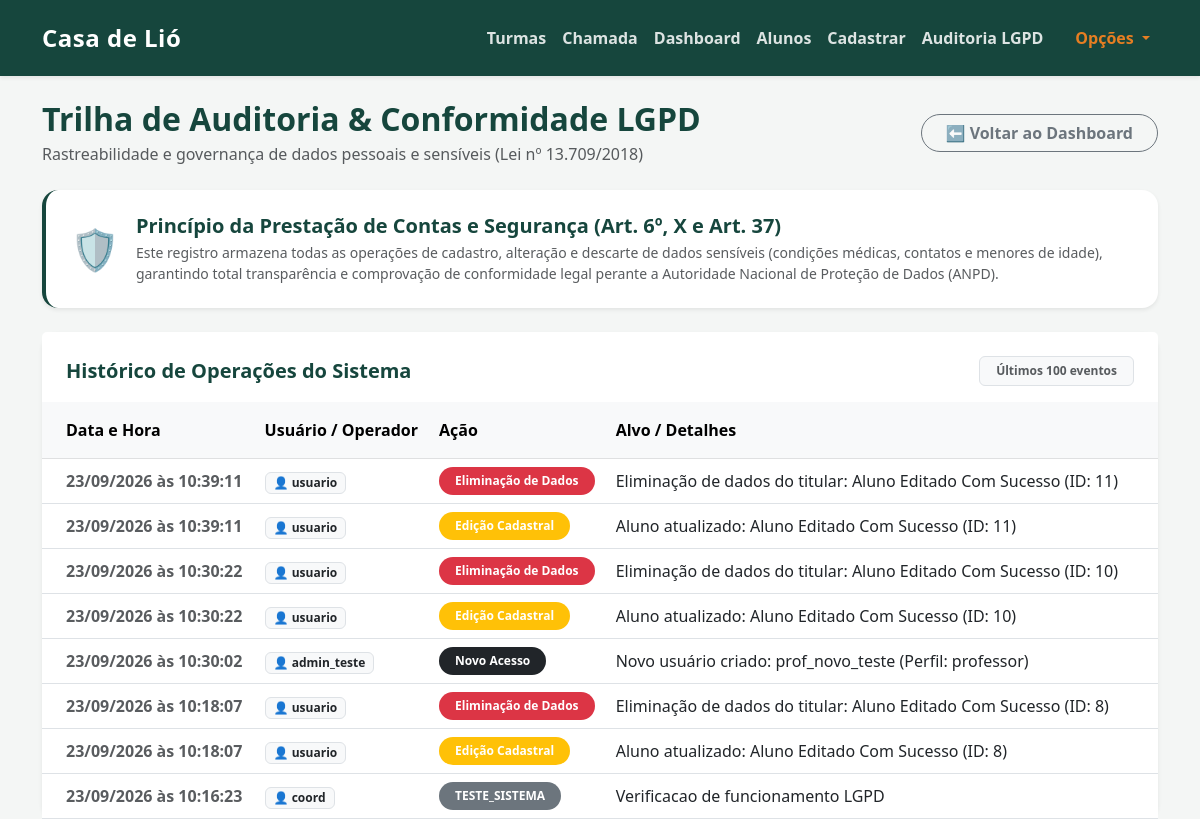
Page /auditoria (signed in) on the earlier database version.
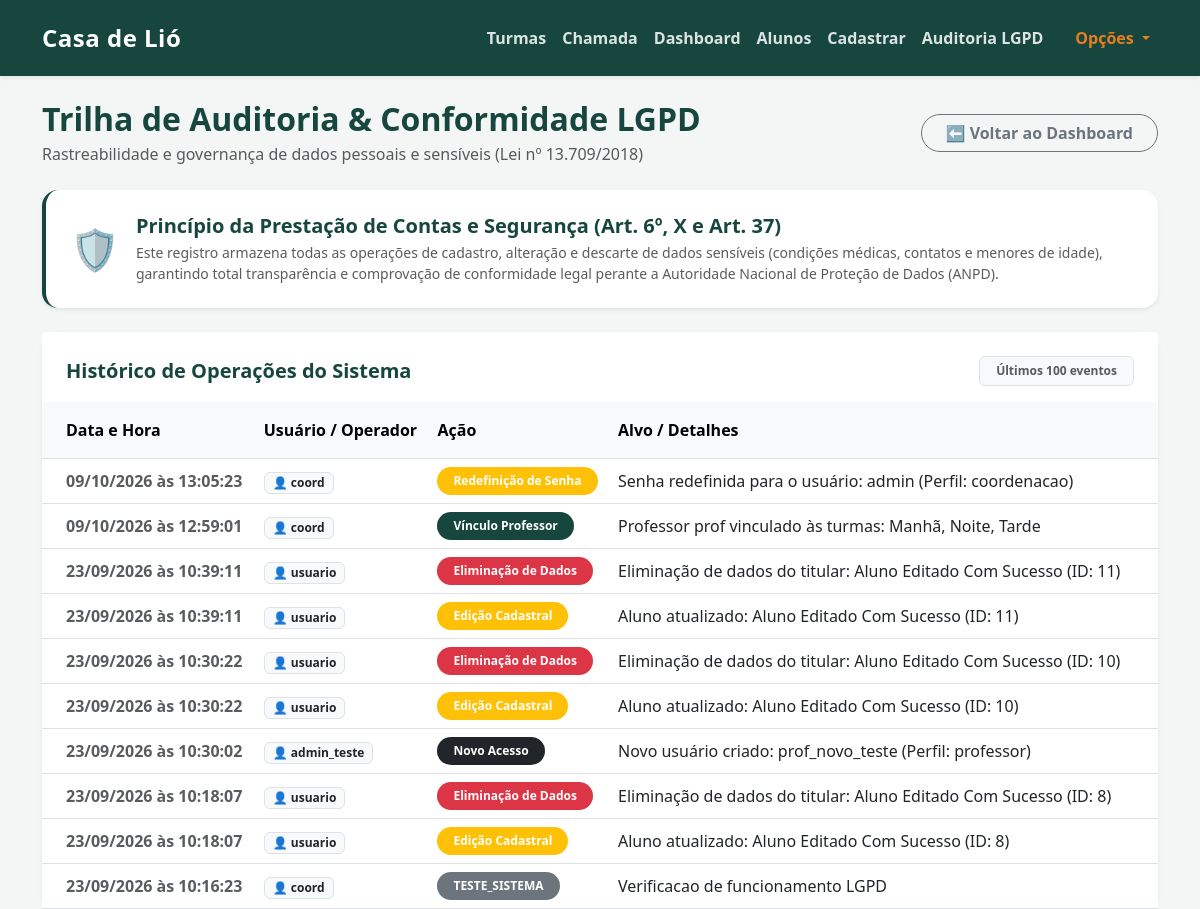
Same page on the later database version.
### tables this page shows
CREATE TABLE logs_auditoria (
            id INTEGER PRIMARY KEY AUTOINCREMENT,
            usuario TEXT NOT NULL,
            acao TEXT NOT NULL,
            alvo TEXT,
            data_hora TEXT NOT NULL
        );

### app.py (the view)
@app.get("/auditoria", response_class=HTMLResponse)
async def tela_auditoria(request: Request):
    usuario = obter_usuario_atual(request)
    if not usuario or usuario['perfil'] != 'coordenacao':
        return RedirectResponse(url="/", status_code=303)
    conexao = pegar_conexao()
    logs_db = conexao.execute('''
        SELECT id, usuario, acao, alvo, data_hora
        FROM logs_auditoria
        ORDER BY id DESC
        LIMIT 100
    ''').fetchall()
    conexao.close()
    logs = []
    for log in logs_db:
        log_dict = dict(log)
        try:
            dt = datetime.strptime(log['data_hora'], "%Y-%m-%d %H:%M:%S")
            log_dict['data_hora_formatada'] = dt.strftime("%d/%m/%Y às %H:%M:%S")
        except Exception:
            log_dict['data_hora_formatada'] = log['data_hora']
        logs.append(log_dict)
    return templates.TemplateResponse(
        request=request,
        name="auditoria.html",
        context={"logs": logs, "usuario_atual": usuario}
    )

### templates/auditoria.html (shortened to what the changed rows need)
{% extends 'base.html' %}
{% block conteudo %}
<div class="row mb-4 align-items-center">
    <div class="col-md-8">
        <h2 class="text-primary fw-bold mb-1">Trilha de Auditoria & Conformidade LGPD</h2>
    </div>
</div>
<div class="card shadow-sm border-0" style="border-radius: 1rem;">
    <div class="card-body p-0">
        <div class="table-responsive">
            <table class="table table-hover align-middle mb-0">
                <thead class="table-light">
                    <tr>
                        <th class="ps-4 py-3">Data e Hora</th>
                        <th class="py-3">Usuário / Operador</th>
                        <th class="py-3">Ação</th>
                        <th class="pe-4 py-3">Alvo / Detalhes</th>
                    </tr>
                </thead>
                <tbody>
                    {% for log in logs %}
                    <tr>
                        <td class="ps-4 fw-semibold text-muted" style="white-space: nowrap;">
                            {{ log['data_hora_formatada'] }}
                        </td>
                        <td>
                            <span class="badge bg-light text-dark border px-2 py-1 fw-bold">
                                👤 {{ log['usuario'] }}
                            </span>
                        </td>
                        <td>
                            {% if log['acao'] == 'CADASTRO_ALUNO' %}
                                <span class="badge bg-success rounded-pill px-3 py-2 fw-semibold">Novo Aluno</span>
                            {% elif log['acao'] == 'EDICAO_ALUNO' %}
                                <span class="badge bg-warning text-white rounded-pill px-3 py-2 fw-semibold">Edição Cadastral</span>
                            {% elif log['acao'] == 'EXCLUSAO_ALUNO' %}
                                <span class="badge bg-danger rounded-pill px-3 py-2 fw-semibold">Eliminação de Dados</span>
                            {% elif log['acao'] == 'ANEXO_ATESTADO' %}
                                <span class="badge bg-info text-white rounded-pill px-3 py-2 fw-semibold">Atestado Médico</span>
                            {% elif log['acao'] == 'CRIACAO_USUARIO' %}
                                <span class="badge bg-dark rounded-pill px-3 py-2 fw-semibold">Novo Acesso</span>
                            {% elif log['acao'] == 'CRIACAO_TURMA' %}
                                <span class="badge bg-primary rounded-pill px-3 py-2 fw-semibold">Nova Turma / Curso</span>
                            {% elif log['acao'] == 'VINCULO_PROFESSOR_TURMA' %}
                                <span class="badge bg-primary rounded-pill px-3 py-2 fw-semibold">Vínculo Professor</span>
                            {% elif log['acao'] == 'EXCLUSAO_TURMA' %}
                                <span class="badge bg-danger rounded-pill px-3 py-2 fw-semibold">Exclusão de Turma</span>
                            {% elif log['acao'] == 'ALTERACAO_SENHA' %}
                                <span class="badge bg-warning text-white rounded-pill px-3 py-2 fw-semibold">Redefinição de Senha</span>
                            {% else %}
                                <span class="badge bg-secondary rounded-pill px-3 py-2">{{ log['acao'] }}</span>
                            {% endif %}
                        </td>
                        <td class="pe-4 text-dark">
                            {{ log['alvo'] or '—' }}
                        </td>
                    </tr>
                    {% else %}
                    <tr>
                        <td colspan="4" class="text-center text-muted py-5">
                            Nenhum registro de auditoria gerado até o momento.
                        </td>
                    </tr>
                    {% endfor %}
                </tbody>
            </table>
        </div>
    </div>
</div>
{% endblock %}

Differences in the rows shown:
added logs_auditoria: data_hora_formatada "09/10/2026 às 13:05:23", usuario "coord", acao "Redefinição de Senha", alvo "Senha redefinida para o usuário: admin (Perfil: coordenacao)"
added logs_auditoria: data_hora_formatada "09/10/2026 às 12:59:01", usuario "coord", shows "Vínculo Professor", alvo "Professor prof vinculado às turmas: Manhã, Noite, Tarde"
